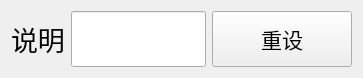
<?xml version="1.0" encoding="UTF-8"?>
<ui version="4.0">
 <class>KeyOptionBlock</class>
 <widget class="QWidget" name="KeyOptionBlock">
  <property name="geometry">
   <rect>
    <x>0</x>
    <y>0</y>
    <width>363</width>
    <height>78</height>
   </rect>
  </property>
  <property name="windowTitle">
   <string>Form</string>
  </property>
  <layout class="QHBoxLayout" name="horizontalLayout">
   <item>
    <widget class="QLabel" name="keyLabel">
     <property name="font">
      <font>
       <family>等线</family>
       <pointsize>20</pointsize>
      </font>
     </property>
     <property name="text">
      <string>说明</string>
     </property>
    </widget>
   </item>
   <item>
    <widget class="QLineEdit" name="keyLineEdit">
     <property name="sizePolicy">
      <sizepolicy hsizetype="Expanding" vsizetype="Expanding">
       <horstretch>0</horstretch>
       <verstretch>0</verstretch>
      </sizepolicy>
     </property>
     <property name="font">
      <font>
       <family>Consolas</family>
       <pointsize>16</pointsize>
      </font>
     </property>
     <property name="alignment">
      <set>Qt::AlignCenter</set>
     </property>
    </widget>
   </item>
   <item>
    <widget class="QPushButton" name="resetBtn">
     <property name="sizePolicy">
      <sizepolicy hsizetype="Fixed" vsizetype="Expanding">
       <horstretch>0</horstretch>
       <verstretch>0</verstretch>
      </sizepolicy>
     </property>
     <property name="minimumSize">
      <size>
       <width>140</width>
       <height>0</height>
      </size>
     </property>
     <property name="maximumSize">
      <size>
       <width>140</width>
       <height>16777215</height>
      </size>
     </property>
     <property name="font">
      <font>
       <family>等线</family>
       <pointsize>16</pointsize>
      </font>
     </property>
     <property name="text">
      <string>重设</string>
     </property>
    </widget>
   </item>
  </layout>
 </widget>
 <resources/>
 <connections/>
</ui>
